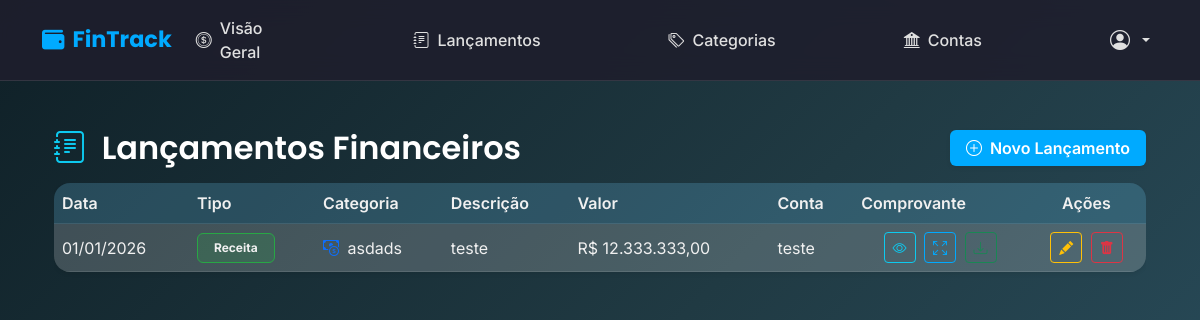
The app's page /lancamentos/ (signed in) with its own data.
### core/models.py (models this page shows, shortened)
class Lancamento(models.Model):
    TIPO_CHOICES = [
        ("Receita", "Receita"),
        ("Despesa", "Despesa"),
    ]
    usuario = models.ForeignKey(User, on_delete=models.CASCADE)
    conta = models.ForeignKey(Conta, on_delete=models.CASCADE)
    categoria = models.ForeignKey(Categoria, on_delete=models.CASCADE)
    tipo = models.CharField(max_length=10, choices=TIPO_CHOICES)
    descricao = models.CharField(max_length=255)
    valor = models.DecimalField(max_digits=10, decimal_places=2)
    data = models.DateField()
    comprovante = models.FileField(upload_to="comprovantes/", null=True, blank=True)
    criado_em = models.DateTimeField(auto_now_add=True)

class Categoria(models.Model):
    nome = models.CharField(max_length=100)
    tipo = models.CharField(
        max_length=10, choices=[("Receita", "Receita"), ("Despesa", "Despesa")]
    )
    cor = models.CharField(max_length=7, default="#0d6efd")
    icone = models.CharField(max_length=50, blank=True)
    usuario = models.ForeignKey(User, on_delete=models.CASCADE)

class Conta(models.Model):
    nome = models.CharField(max_length=100)
    saldo_inicial = models.DecimalField(max_digits=10, decimal_places=2, default=0)
    usuario = models.ForeignKey(User, on_delete=models.CASCADE)

### core/views.py (the view)
# urls.py: path("lancamentos/", views.listar_lancamentos, name="listar_lancamentos"),
@login_required
def listar_lancamentos(request):
    lancamentos = Lancamento.objects.filter(usuario=request.user).order_by("-data")
    categorias = Categoria.objects.filter(usuario=request.user)
    data_inicio = request.GET.get("data_inicio", "")
    data_fim = request.GET.get("data_fim", "")
    categoria_id = request.GET.get("categoria", "todas")
    tipo = request.GET.get("tipo", "todos")
    if data_inicio:
        lancamentos = lancamentos.filter(data__gte=data_inicio)
    if data_fim:
        lancamentos = lancamentos.filter(data__lte=data_fim)
    if categoria_id != "todas":
        lancamentos = lancamentos.filter(categoria_id=categoria_id)
    if tipo != "todos":
        lancamentos = lancamentos.filter(tipo=tipo)
    for l in lancamentos:
        l.valor_formatado = (
            f"{l.valor:,.2f}".replace(",", "X").replace(".", ",").replace("X", ".")
        )
    return render(
        request,
        "core/lancamento_lista.html",
        {
            "lancamentos": lancamentos,
            "categorias": categorias,
            "data_inicio": data_inicio,
            "data_fim": data_fim,
            "categoria_selecionada": categoria_id,
            "tipo_selecionado": tipo,
        },
    )

### core/templates/core/lancamento_lista.html (shortened to what this page needs)
{% extends 'core/base.html' %}
{% block content %}
<div class="container py-4">
  <div class="d-flex justify-content-between align-items-center mb-3">
    <h2 class="mb-0">
      <i class="bi bi-journal-text me-2 text-info"></i> Lançamentos Financeiros
    </h2>
    <a href="{% url 'criar_lancamento' %}" class="btn btn-primary shadow-sm fw-semibold px-3">
      <i class="bi bi-plus-circle me-1"></i> Novo Lançamento
    </a>
  </div>
  {% if lancamentos %}
    <div class="table-responsive">
      <table class="table align-middle shadow-sm rounded-4 overflow-hidden">
        <thead>
          <tr>
            <th class="fw-semibold">Data</th>
            <th class="fw-semibold">Tipo</th>
            <th class="fw-semibold">Categoria</th>
            <th class="fw-semibold">Descrição</th>
            <th class="fw-semibold">Valor</th>
            <th class="fw-semibold">Conta</th>
            <th class="fw-semibold">Comprovante</th>
            <th class="fw-semibold text-center">Ações</th>
          </tr>
        </thead>
        <tbody>
          {% for lancamento in lancamentos %}
            <tr>
              <td>{{ lancamento.data|date:"d/m/Y" }}</td>
              <td>
                {% if lancamento.categoria.tipo == 'Receita' %}
                  <span class="badge px-3 py-2" style="background: rgba(40,167,69,0.2); color: #28a745; border: 1px solid #28a745;">
                    Receita
                  </span>
                {% else %}
                  <span class="badge px-3 py-2" style="background: rgba(220,53,69,0.2); color: #dc3545; border: 1px solid #dc3545;">
                    Despesa
                  </span>
                {% endif %}
              </td>
              <td>
                <i class="{{ lancamento.categoria.icone }} me-1" style="color: {{ lancamento.categoria.cor }}"></i>
                {{ lancamento.categoria.nome }}
              </td>
              <td>{{ lancamento.descricao }}</td>
              <td class="{% if lancamento.categoria.tipo == 'Receita' %}text-success{% else %}text-danger{% endif %}">
                R$ {{ lancamento.valor_formatado }}
              </td>
              <td>{{ lancamento.conta.nome }}</td>
              <td class="text-center">
                {% if lancamento.comprovante %}
                  <button class="btn btn-sm btn-outline-info me-1"
                          data-bs-toggle="modal"
                          data-bs-target="#modalComprovante{{ lancamento.id }}">
                    <i class="bi bi-eye"></i>
                  </button>
                  <a href="{% url 'visualizar_comprovante' lancamento.id %}"
                     class="btn btn-sm btn-outline-primary me-1">
                    <i class="bi bi-arrows-fullscreen"></i>
                  </a>
                  <a href="{{ lancamento.comprovante.url }}" download
                     class="btn btn-sm btn-outline-success">
                    <i class="bi bi-download"></i>
                  </a>
                {% else %}
                  <span class="text-muted">—</span>
                {% endif %}
              </td>
              <td class="text-center">
                <a href="{% url 'editar_lancamento' lancamento.id %}"
                   class="btn btn-sm btn-outline-warning me-1">
                  <i class="bi bi-pencil-fill"></i>
                </a>
                <a href="{% url 'excluir_lancamento' lancamento.id %}"
                   class="btn btn-sm btn-outline-danger">
                  <i class="bi bi-trash-fill"></i>
                </a>
              </td>
            </tr>
          {% endfor %}
        </tbody>
      </table>
    </div>
  {% else %}
    <div class="alert text-center fw-semibold rounded-3 shadow-sm">
      Nenhum lançamento cadastrado até o momento.
    </div>
  {% endif %}
</div>
{% endblock %}

### core/templates/core/base.html (style rules this page uses)
body { font-family: 'Inter', sans-serif; min-height: 100vh; background: linear-gradient(135deg, #0f2027, #203a43, #2c5364); color: #f0f0f0; }
h1, h2, h3, h4, h5, h6, .navbar-brand { font-family: 'Poppins', sans-serif; font-weight: 600; color: #fff; }
p, span, li, label, td, th, small { font-family: 'Inter', sans-serif; color: #f0f0f0 !important; }
.table, .table > thead, .table > tbody, .table > tbody > tr, .table > tbody > tr > td, .table > thead > tr > th { background: rgba(255, 255, 255, 0.05) !important; color: #f0f0f0 !important; border-color: rgba(255, 255, 255, 0.1) !important; }
.table thead { background: rgba(0, 170, 255, 0.12) !important; color: #00d0ff !important; }
.table-responsive { overflow-x: auto; -webkit-overflow-scrolling: touch; }
.table { min-width: 700px; }
.btn-primary { background: #00aaff; border: none; font-weight: 500; color: #fff !important; transition: 0.3s; }
.btn-outline-primary { border: 1px solid #00aaff; color: #00aaff !important; }

### records on screen
Lancamento: data "01/01/2026", shows "Receita", categoria.nome "asdads", descricao "teste", valor_formatado "12.333.333,00", conta.nome "teste"
